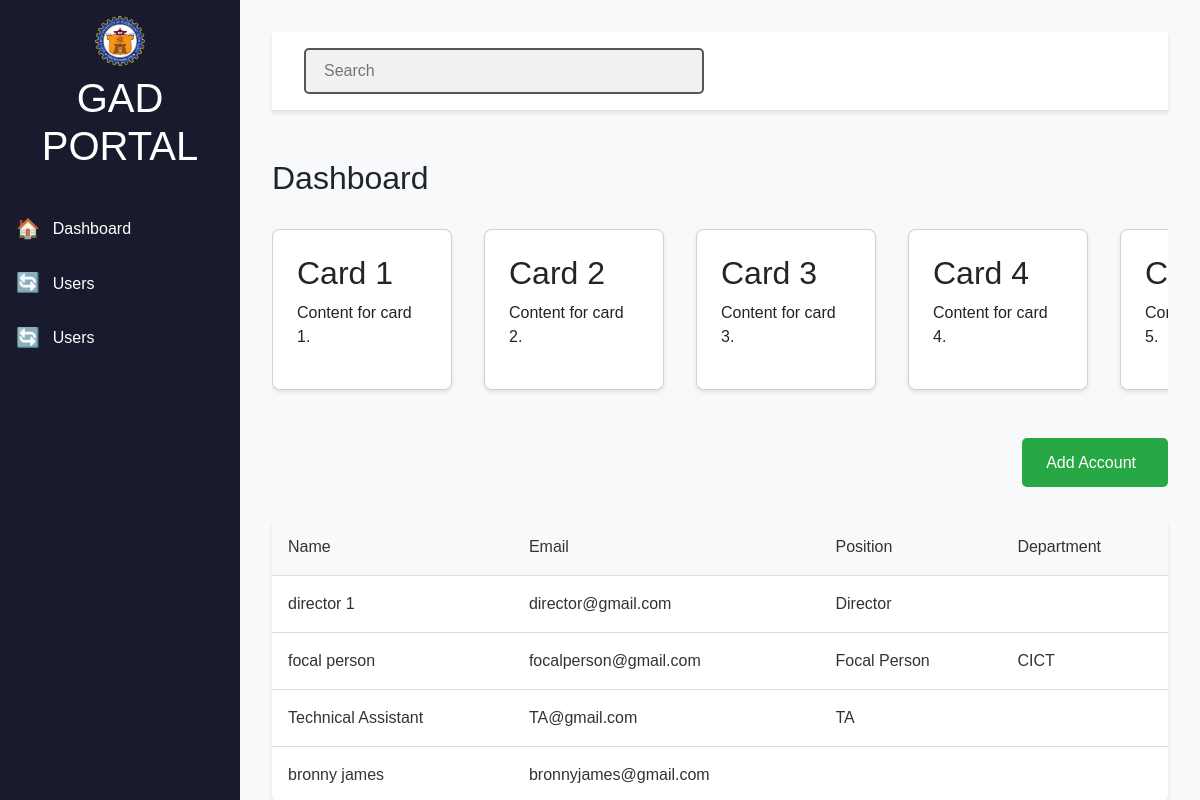
The page /Users/director.php (signed in) on the database its author committed.
### tables this page shows
CREATE TABLE `accounts_tbl` (
  `id` int(11) NOT NULL,
  `email` varchar(60) NOT NULL,
  `username` varchar(100) NOT NULL,
  `pass` text NOT NULL,
  `fname` varchar(60) NOT NULL,
  `lname` varchar(60) NOT NULL,
  `position` varchar(50) DEFAULT NULL,
  `department` varchar(100) NOT NULL,
  `date_created` timestamp NOT NULL DEFAULT current_timestamp() ON UPDATE current_timestamp()
);

### Users/director.php (the view, shortened to what this page needs)
<!DOCTYPE html>
<html lang="en">
<head>
    <link href="https://cdn.jsdelivr.net/npm/bootstrap@5.3.3/dist/css/bootstrap.min.css" rel="stylesheet">
    <link href="https://cdn.jsdelivr.net/npm/bootstrap@5.3.3/dist/css/bootstrap.min.css" rel="stylesheet">
    <link href="https://cdn.jsdelivr.net/npm/ionicons@5.5.2/dist/css/ionicons.min.css" rel="stylesheet">
    <link rel="stylesheet" href="css/director.css">
</head>
<body>
    <div class="layout">
        <div class="left-side">
            <div class="sidebar">
                <div class="logo">
                    <img src="../assets/neust_logo-1-1799093319.png" alt="NEUST Logo">
                    <h1>GAD PORTAL</h1>
                </div>
                <div class="menu">
                    <li><a href="#" class="menu-item"><i class="icon">🏠</i> Dashboard</a></li>
                    <li><a href="#" class="menu-item"><i class="icon">🔄</i> Users</a></li>
                    <li><a href="#" class="menu-item"><i class="icon">🔄</i> Users</a></li>
                </div>
            </div>
        </div>
        <div class="right-side">
            <div class="header">
                <div class="search-container">
                    <input type="text" class="search-bar" placeholder="Search">
                </div>
                <div class="header-icons">
                    <div class="logout-container">
                        <a href="../logout.php?logout=true" class="logout-link"
                        style="text-decoration: none;
                         color: black;">
                            <ion-icon name="log-out-outline" class="logout-icon"
                            style="
                            display:flex;
                            width: 1.7rem;
                            height:1.7rem;
                            cursor:pointer;
                            transition: 0.3s ease;
                            color: black;
                            align-items: center;
                            font-style: normal;"
                            >
                            </ion-icon>
                        </a>
                    </div>
                </div>
            </div>
            <div class="content">
                <h1>Dashboard</h1>
                <div class="card-container">
                    <div class="card">
                        <h2>Card 1</h2>
                        <p>Content for card 1.</p>
                    </div>
                    <div class="card">
                        <h2>Card 2</h2>
                        <p>Content for card 2.</p>
                    </div>
                    <div class="card">
                        <h2>Card 3</h2>
                        <p>Content for card 3.</p>
                    </div>
                    <div class="card">
                        <h2>Card 4</h2>
                        <p>Content for card 4.</p>
                    </div>
                    <div class="card">
                        <h2>Card 5</h2>
                        <p>Content for card 5.</p>
                    </div>
                </div>
                <div class="add-account-container">
                    <button id="add_account" class="add-account-btn">
                        Add Account
                    </button>
                </div>
                <table class="users-table">
                    <thead>
                        <td>Name</td>
                        <td>Email</td>
                        <td>Position</td>
                        <td>Department</td>
                    </thead>
                    <tbody>
                        <?php
                        $conn = new mysqli('localhost', 'root', '', 'gad_portal');
                        $sql = "SELECT fname, lname, email, position, department FROM accounts_tbl";
                        $result = $conn->query($sql);
                        if ($result->num_rows > 0) {
                            while ($row = $result->fetch_assoc()) {
                                echo "<tr>";
                                echo "<td>" . htmlspecialchars($row['fname'] . " " . $row['lname']) . "</td>";
                                echo "<td>" . htmlspecialchars($row['email']) . "</td>";
                                echo "<td>" . htmlspecialchars($row['position']) . "</td>";
                                echo "<td>" . htmlspecialchars($row['department']) . "</td>";
                                echo "</tr>";
                            }
                        } else {
                            echo "<tr><td colspan='4'>No data available</td></tr>";
                        }
                        ?>
                    </tbody>
                </table>
            </div>
</body>
</html>

### Users/css/director.css (style rules this page uses)
body, html { margin: 0; padding: 0; height: 100%; font-family: 'Poppins', sans-serif; }
.layout { display: flex; height: 100vh; }
.left-side { width: 20%; background-color: #1a1a2e; color: #fff; display: flex; flex-direction: column; align-items: center; padding: 1rem 0; height: auto; position: relative; }
.sidebar .logo { text-align: center; margin-bottom: 2rem; }
.sidebar .logo img { width: 50px; height: 50px; border-radius: 50%; margin-bottom: 0.5rem; }
.sidebar .menu { list-style: none; padding: 0; margin: 0; width: 100%; }
.sidebar .menu-item { display: flex; align-items: center; padding: 0.8rem 1rem; text-decoration: none; color: #fff; font-size: 1rem; transition: background-color 0.3s ease; }
.sidebar .menu-item .icon { margin-right: 0.8rem; font-size: 1.2rem; font-style: normal; }
.right-side { width: 80%; background-color: #f8f9fa; padding: 2rem; }
.header { display: flex; justify-content: space-between; align-items: center; padding: 1rem 2rem; background-color: #ffffff; border-bottom: 1px solid #e0e0e0; box-shadow: 0 2px 4px rgba(0, 0, 0, 0.1); }
.search-container { display: flex; align-items: center; background-color: #f1f1f1; border-radius: 5px; padding: 0.5rem; width: 100%; max-width: 400px; border: 2px solid #555 }
.search-bar { border: none; outline: none; width: 100%; font-size: 1rem; background: transparent; }
.header-icons { display: flex; align-items: center; gap: 1rem; }
.logout-container a { text-decoration: none; color: black; }
.logout-container ion-icon { color: black; font-size: 1.5rem; transition: 0.3s ease; cursor: pointer; }
.content h1 { font-size: 2rem; margin-top: 3rem; }
.card-container { display: flex; gap: 2rem; margin-top: 2rem; height: auto; overflow-x: auto; padding-bottom: 1rem; scroll-behavior: smooth; }
.card { background-color: #fff; border-radius: 8px; box-shadow: 0 2px 4px rgba(0, 0, 0, 0.1); padding: 1.5rem; width: 15vw; min-width: 10vw; flex-shrink: 0; transition: transform 0.3s ease; height: auto; }
.add-account-container { display: flex; justify-content: flex-end; margin-top: 2rem; }
.add-account-btn { display: flex; align-items: center; justify-content: space-between; background-color: #28a745; color: #fff; border: none; border-radius: 5px; padding: 0.8rem 1.5rem; font-size: 1rem; cursor: pointer; transition: background-color 0.3s ease; gap: 0.5rem; }
.users-table { width: 100%; border-collapse: collapse; margin-top: 2rem; background-color: #fff; border-radius: 8px; overflow: hidden; box-shadow: 0 2px 4px rgba(0, 0, 0, 0.1); }
.users-table thead, .users-table td { padding: 1rem; text-align: left; border-bottom: 1px solid #ddd; font-size: 1rem; color: #333; }
.users-table thead { background-color: #f8f9fa; font-weight: normal; color: #555; }
.users-table tr:last-child td { border-bottom: none; }

### rows shown on the page
accounts_tbl: fname+lname "director 1", email "director@gmail.com", position "Director"
accounts_tbl: fname+lname "focal person", email "focalperson@gmail.com", position "Focal Person", department "CICT"
accounts_tbl: fname+lname "Technical Assistant", email "TA@gmail.com", position "TA"
accounts_tbl: fname+lname "bronny james", email "bronnyjames@gmail.com"
